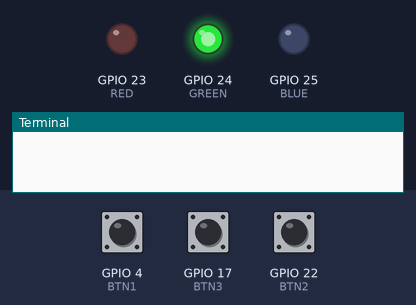
Bench run of a program on a simulated Raspberry Pi (BCM pin numbers). Parts: output pins drawn as LEDs (lit = HIGH), the last lines printed to the terminal. The inputs (shaded band) are chosen by the test bench; at power-on: GPIO 4 (BTN1) LOW, GPIO 17 (BTN3) LOW, GPIO 22 (BTN2) LOW. At 5.6 s the program stops and its outputs stay as they are.

Above: at 1.2 s.
1.3 s: GPIO 4 (BTN1) pulled HIGH for 0.15 s
At 2.6 s:
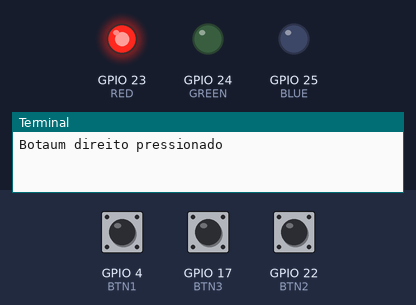
2.9 s: GPIO 4 (BTN1) pulled HIGH for 1 s
At 5.1 s:
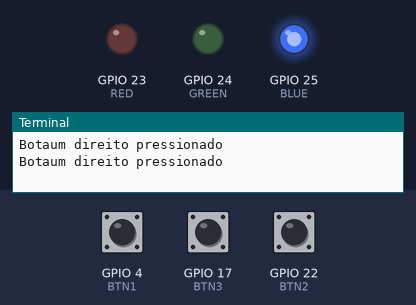
5.4 s: GPIO 17 (BTN3) pulled HIGH for 0.15 s
At 6.7 s:
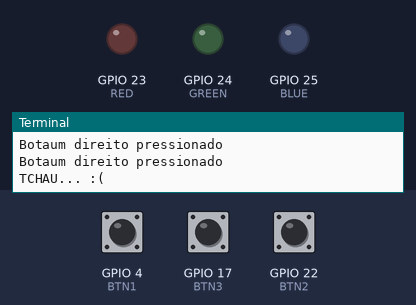
Timing chart, 0 to 7.1 s (numbered marks = the images above; inputs shaded):
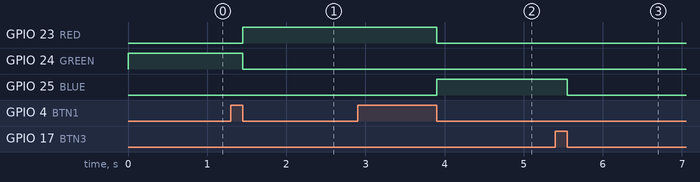

Measured:
- after the input at 1.3 s, GPIO 23 (RED): LOW → HIGH after 0.15 s; GPIO 24 (GREEN): HIGH → LOW after 0.15 s
- after the input at 2.9 s, GPIO 23 (RED): HIGH → LOW after 1.0 s; GPIO 25 (BLUE): LOW → HIGH after 1.0 s
- after the input at 5.4 s, GPIO 25 (BLUE): HIGH → LOW after 0.15 s

The program:

btnCTRL.py
```python
#!/usr/bin/env python
# Versaum 0.1

import RPi.GPIO as GPIO

GPIO.setmode(GPIO.BCM)

BLUE = 25
GREEN = 24
RED = 23
BTN1 = 4
BTN2 = 22
BTN3 = 17

GPIO.setup(BLUE, GPIO.OUT, initial=GPIO.LOW)
GPIO.setup(GREEN, GPIO.OUT, initial=GPIO.LOW)
GPIO.setup(RED, GPIO.OUT, initial=GPIO.LOW)
GPIO.setup(BTN1, GPIO.IN, pull_up_down=GPIO.PUD_DOWN)
GPIO.setup(BTN2, GPIO.IN, pull_up_down=GPIO.PUD_DOWN)
GPIO.setup(BTN3, GPIO.IN, pull_up_down=GPIO.PUD_DOWN)

COR = 1

def BTN_dir(BTN1):
    global COR
    COR += 1
    print("Botaum direito pressionado")

def BTN_esq(BTN2):
    global COR
    COR -= 1
    print("Botaum esquerdo pressionado")

def led():
    global COR
    while True:
        if COR == 0:
            GPIO.output(BLUE, True)
            GPIO.output(GREEN, False)
            GPIO.output(RED, False)
        elif COR == 1:
            GPIO.output(BLUE, False)
            GPIO.output(GREEN, True)
            GPIO.output(RED, False)
        elif COR == 2:
            GPIO.output(BLUE, False)
            GPIO.output(GREEN, False)
            GPIO.output(RED, True)
        elif COR > 2:
            COR = 0
        elif COR < 0:
            COR = 2

def sair(status):
    print("TCHAU... :(")
    GPIO.cleanup()
    exit(status)

GPIO.add_event_detect(BTN1, GPIO.FALLING, callback=BTN_dir)
GPIO.add_event_detect(BTN2, GPIO.FALLING, callback=BTN_esq)
GPIO.add_event_detect(BTN3, GPIO.FALLING, callback=sair)

try:
    led()
except KeyboardInterrupt:
    sair(0)
sair(0)
```
